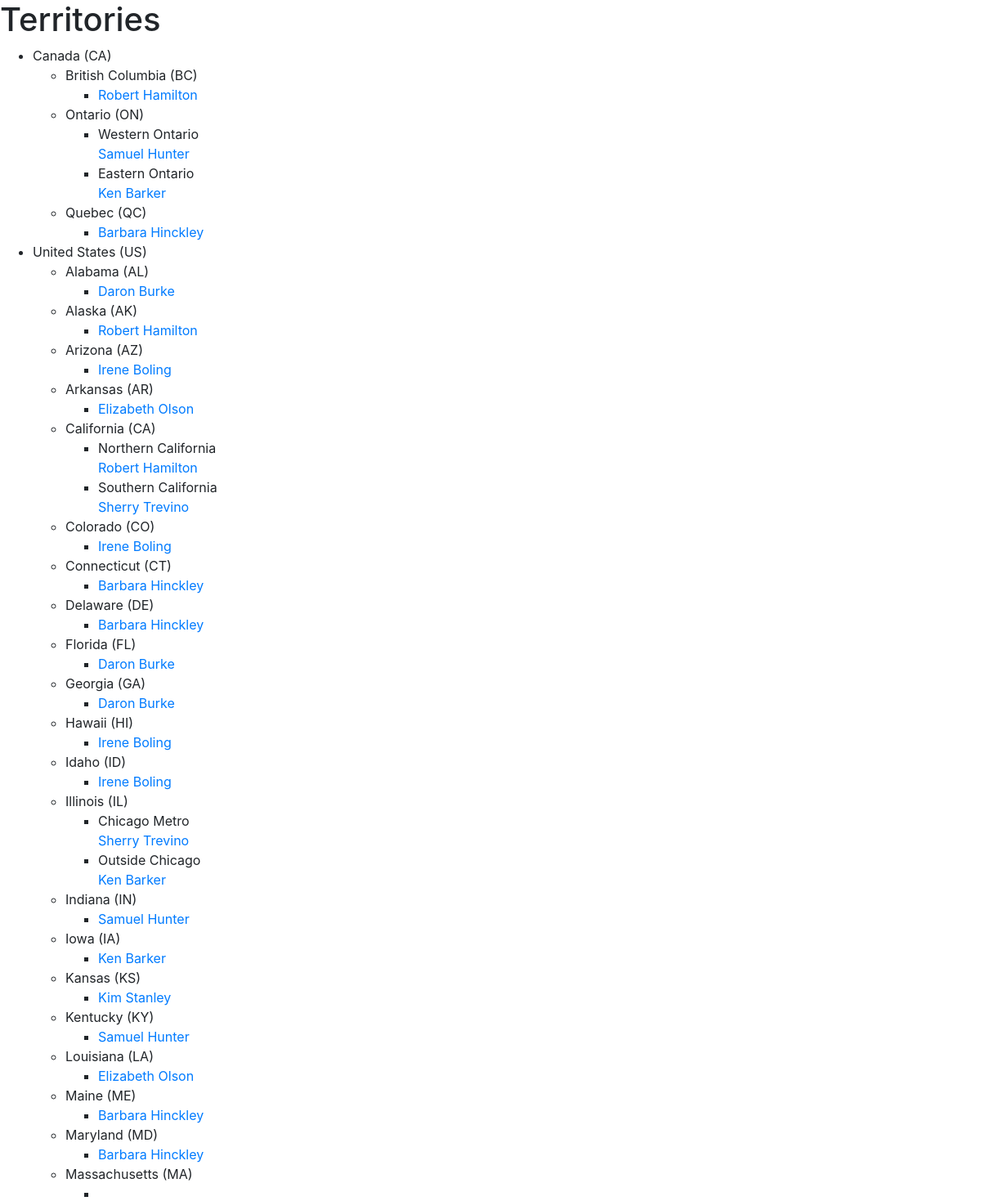
Page /public/territories.php (upper part) on the committed database.
### tables this page shows
CREATE TABLE `countries` (
  `id` int(11) NOT NULL,
  `name` varchar(255) DEFAULT NULL,
  `code` varchar(255) DEFAULT NULL
);

CREATE TABLE `states` (
  `id` int(11) NOT NULL,
  `name` varchar(255) DEFAULT NULL,
  `code` varchar(255) DEFAULT NULL,
  `country_id` int(11) DEFAULT NULL
);

CREATE TABLE `salespeople` (
  `id` int(11) NOT NULL,
  `first_name` varchar(255) DEFAULT NULL,
  `last_name` varchar(255) DEFAULT NULL,
  `phone` varchar(255) DEFAULT NULL,
  `email` varchar(255) DEFAULT NULL
);

CREATE TABLE `territories` (
  `id` int(11) NOT NULL,
  `name` varchar(255) DEFAULT NULL,
  `state_id` int(11) DEFAULT NULL,
  `position` int(11) DEFAULT NULL
);

### private/query_functions.php (called while the page is built, shortened)
<?php
  function find_all_countries() {
    global $db;
    $sql = "SELECT * FROM countries ORDER BY name ASC;";
    $country_result = db_query($db, $sql);
    return $country_result;
  }
  function find_states_for_country_id($country_id=0) {
    global $db;
    $sql = "SELECT * FROM states ";
    $sql .= "WHERE country_id='" . $country_id . "' ";
    $sql .= "ORDER BY name ASC;";
    $state_result = db_query($db, $sql);
    return $state_result;
  }
  function find_territories_for_state_id($state_id=0) {
    global $db;
    $sql = "SELECT * FROM territories ";
    $sql .= "WHERE state_id='" . $state_id . "' ";
    $sql .= "ORDER BY position ASC;";
    $territory_result = db_query($db, $sql);
    return $territory_result;
  }
  function find_salespeople_for_territory_id($territory_id=0) {
    global $db;
    $sql = "SELECT * FROM salespeople ";
    $sql .= "LEFT JOIN salespeople_territories
              ON (salespeople_territories.salesperson_id = salespeople.id) ";
    $sql .= "WHERE salespeople_territories.territory_id='" . $territory_id . "' ";
    $sql .= "ORDER BY last_name ASC, first_name ASC;";
    $salespeople_result = db_query($db, $sql);
    return $salespeople_result;
  }
?>

### private/database.php (called while the page is built, shortened)
<?php
  function db_query($connection, $sql) {
    $result_set = mysqli_query($connection, $sql);
    return $result_set;
  }
  function db_fetch_assoc($result_set) {
    return mysqli_fetch_assoc($result_set);
  }
?>

### private/functions.php (called while the page is built, shortened)
<?php
  function h($string="") {
    return htmlspecialchars($string);
  }
  function u($string="") {
    return urlencode($string);
  }
?>

### public/territories.php (the view, shortened to what this page needs)
<?php include(SHARED_PATH . '/header.php'); ?>
<div id="main-content">
  <h1>Territories</h1>
  <?php
  $country_result = find_all_countries();
  echo "<ul id=\"countries\">";
  while($country = db_fetch_assoc($country_result)) {
    echo "<li>";
    echo h($country['name']);
    echo " (" . h($country['code']) . ")";
    $state_result = find_states_for_country_id($country['id']);
    echo "<ul id=\"states\">";
    while($state = db_fetch_assoc($state_result)) {
      echo "<li>";
      echo h($state['name']);
      echo " (" . h($state['code']) . ")";
      $territory_result = find_territories_for_state_id($state['id']);
      echo "<ul id=\"territories\">";
      while($territory = db_fetch_assoc($territory_result)) {
        echo "<li>";
        if($territory['name'] != $state['name']) {
          echo h($territory['name']) . "<br />";
        }
        $salespeople_result = find_salespeople_for_territory_id($territory['id']);
        while($person = db_fetch_assoc($salespeople_result)) {
          echo "<span class=\"salesperson\">";
          $url = 'salesperson.php?id=' . u($person['id']);
          echo "<a href=\"" . h($url) . "\">";
          echo h($person['first_name']) . " " . h($person['last_name']);
          echo "</a>";
          echo "</span>";
          echo "<br />";
        }
        echo "</li>";
      }
      echo "</ul>";
      echo "</li>";
    }
    echo "</ul>";
    echo "</li>";
  }
  echo "</ul>";
  ?>
</div>
<?php include(SHARED_PATH . '/footer.php'); ?>

### rows in the picture
countries: name "Canada", code "CA"
states: name "British Columbia", code "BC"
salespeople: first_name "Robert", last_name "Hamilton"
states: name "Ontario", code "ON"
territories: name "Western Ontario"
salespeople: first_name "Samuel", last_name "Hunter"
territories: name "Eastern Ontario"
salespeople: first_name "Ken", last_name "Barker"
states: name "Quebec", code "QC"
salespeople: first_name "Barbara", last_name "Hinckley"
countries: name "United States", code "US"
states: name "Alabama", code "AL"
salespeople: first_name "Daron", last_name "Burke"
states: name "Alaska", code "AK"
states: name "Arizona", code "AZ"
salespeople: first_name "Irene", last_name "Boling"
states: name "Arkansas", code "AR"
salespeople: first_name "Elizabeth", last_name "Olson"
states: name "California", code "CA"
territories: name "Northern California"
territories: name "Southern California"
salespeople: first_name "Sherry", last_name "Trevino"
states: name "Colorado", code "CO"
states: name "Connecticut", code "CT"
states: name "Delaware", code "DE"
states: name "Florida", code "FL"
states: name "Georgia", code "GA"
states: name "Hawaii", code "HI"
states: name "Idaho", code "ID"
states: name "Illinois", code "IL"
territories: name "Chicago Metro"
territories: name "Outside Chicago"
states: name "Indiana", code "IN"
states: name "Iowa", code "IA"
states: name "Kansas", code "KS"
salespeople: first_name "Kim", last_name "Stanley"
states: name "Kentucky", code "KY"
states: name "Louisiana", code "LA"
states: name "Maine", code "ME"
states: name "Maryland", code "MD"
states: name "Massachusetts", code "MA"
